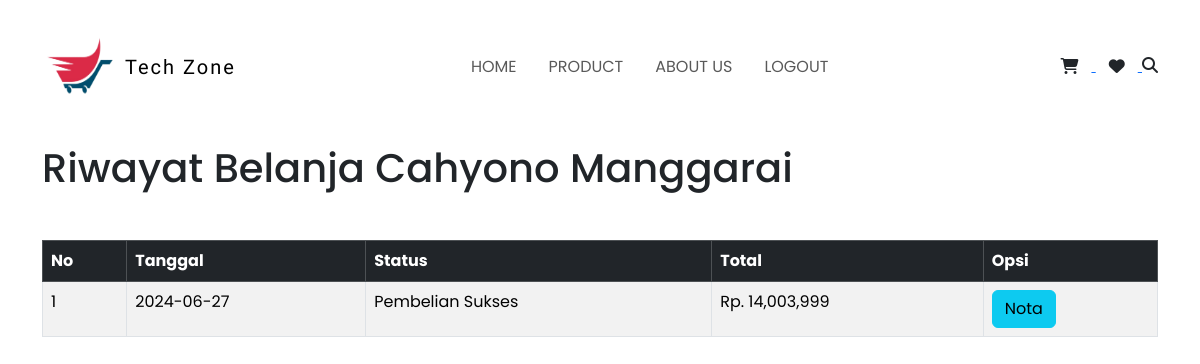
Screenshot of /riwayat.php (signed in) with the database file from the repository.
### tables this page shows
CREATE TABLE `pembelian` (
  `id_pembelian` int(11) NOT NULL,
  `id_pelanggan` int(11) NOT NULL,
  `id_ongkir` int(11) NOT NULL,
  `tanggal_pembelian` date NOT NULL,
  `total_pembelian` int(11) NOT NULL,
  `nama_kota` varchar(255) NOT NULL,
  `tarif` int(11) NOT NULL,
  `alamat_pengiriman` text NOT NULL,
  `status_pembelian` varchar(255) NOT NULL DEFAULT 'MENUNGGU PEMBAYARAN',
  `resi_pengiriman` varchar(255) NOT NULL,
  `admin_id` int(11) DEFAULT NULL
);

### riwayat.php (the view, shortened to what this page needs)
    <?php
        require_once 'conn.php';
    ?>
    <!DOCTYPE html>
    <html lang="en">
    <head>
        <link rel="stylesheet" href="https://cdnjs.cloudflare.com/ajax/libs/font-awesome/6.5.2/css/all.min.css" />
        <link rel="stylesheet" href="bootstrap-5.3.3/dist/css/bootstrap.min.css">
        <link rel="stylesheet" href="css/style.css">
    </head>
<body>
<nav class="navbar navbar-expand-lg navbar-light bg-white py-4 fixed-top">
        <div class="container">
            <a class="navbar-brand d-flex justify-content-between align-items-center order-lg-0" href="index.php">
                <img src="img/logo.png" style="width: 75px; height: 75px" alt="">
                <span class="fw-lighter ms-2">Tech Zone</span>
            </a>
            <div class="order-lg-2">
                <a href="keranjang.php">
                    <button type="button" class="btn position-relative">
                        <i class="fa fa-shopping-cart"></i>
                    </button>
                </a>
                <a href="favorit.php">
                    <button type="button" class="btn position-relative">
                        <i class="fa fa-heart"></i>
                    </button>
                </a>
                <div class="search-container">
                    <i class="fa fa-search" id="search-icon" onclick="toggleSearch()"></i>
                </div>
            </div>
            <div class="collapse navbar-collapse order-lg-1" id="navMenu">
                <ul class="navbar-nav mx-auto text-center">
                    <li class="nav-item px-2 py-2">
                        <a class="nav-link text-uppercase" href="index.php">Home</a>
                    </li>
                    <li class="nav-item px-2 py-2">
                        <a class="nav-link text-uppercase" href="product.php">Product</a>
                    </li>
                    <li class="nav-item px-2 py-2">
                        <a class="nav-link text-uppercase" href="./about.php">About Us</a>
                    </li>
                    <?php if (isset($_SESSION["pelanggan"])): ?>
                    <li class="nav-item px-2 py-2 border-0">
                        <a class="nav-link text-uppercase" href="logout.php">Logout</a>
                    </li>
                    <?php else: ?>
                    <li class="nav-item px-2 py-2 border-0">
                        <a class="nav-link text-uppercase" href="login.php">Login</a>
                    </li>
                    <?php endif ?>
                </ul>
            </div>
        </div>
    </nav>
    <section class="konten mt-5 pt-5">
        <div class="container mt-5">
            <h1 class="mb-4">Riwayat Belanja <?php echo $_SESSION["pelanggan"]["nama_pelanggan"]; ?></h1>
            <table class="table table-bordered table-striped">
                <thead class="table-dark">
                    <tr>
                        <th>No</th>
                        <th>Tanggal</th>
                        <th>Status</th>
                        <th>Total</th>
                        <th>Opsi</th>
                    </tr>
                </thead>
                <tbody>
                    <?php
                    $nomor=1;
                    $id_pelanggan = $_SESSION["pelanggan"]["id_pelanggan"];
                    $db_koneksi->query("SELECT * FROM pembelian");
                    $ambil = $db_koneksi->query("SELECT * FROM pembelian WHERE id_pelanggan = $id_pelanggan");
                    while($pecah = $ambil->fetch_assoc()){
                    ?>
                    <tr>
                        <td><?php echo $nomor; ?></td>
                        <td><?php echo $pecah["tanggal_pembelian"]; ?></td>
                        <td><?php echo $pecah["status_pembelian"]; ?></td>
                        <br>
                        <td>Rp. <?php echo number_format($pecah["total_pembelian"]) ?></td>
                        <td>
                            <a href="nota.php?id=<?php echo $pecah["id_pembelian"]?>" class="btn btn-info">Nota</a>
                        </td>
                    </tr>
                    <?php $nomor++; ?>
                    <?php } ?>
                </tbody>
            </table>
        </div>
    </section>
</body>
</html>

### css/style.css (style rules this page uses)
:root { --lg-font: "Kaisei Tokumin", serif; --sm-font: "Poppins", sans-serif; --primary-color: #87cefa; }
body { font-family: var(--sm-font); }
.navbar { box-shadow: 0 3px 9px 3px rgba(0, 0, 0, 0); margin-bottom: 50px; }
.navbar-brand img { width: 30px; }
.navbar-brand span { letter-spacing: 2px; font-family: var(--lg-font); }
.nav-item { border-bottom: 0.5px solid rgba(0, 0, 0, 0.5); }
.search-container { position: relative; display: inline-block; }
.search-container i { cursor: pointer; }
@media (min-width: 992px) { .nav-item { border-bottom: none; } }

### rows the page displays
pembelian: tanggal_pembelian "2024-06-27", status_pembelian "Pembelian Sukses", total_pembelian "14,003,999"

### other values shown
$_SESSION["pelanggan"]["nama_pelanggan"] "Cahyono Manggarai"
